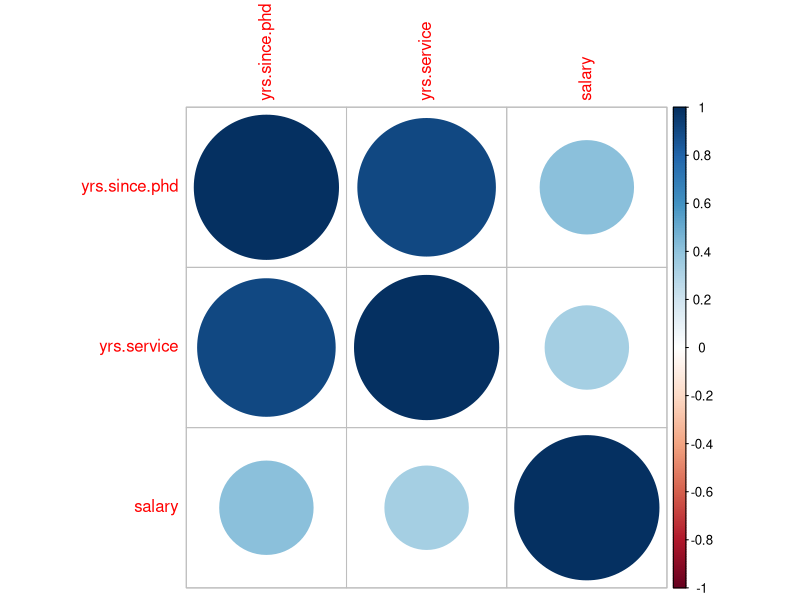
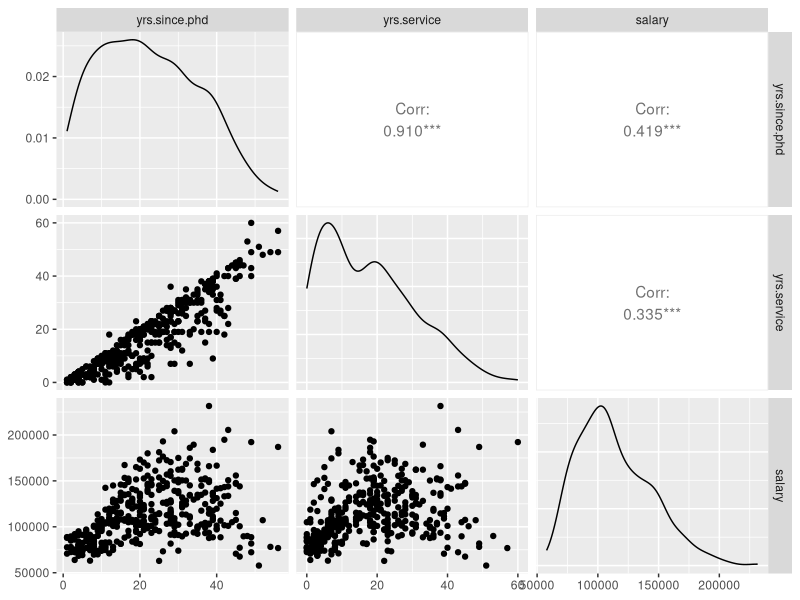
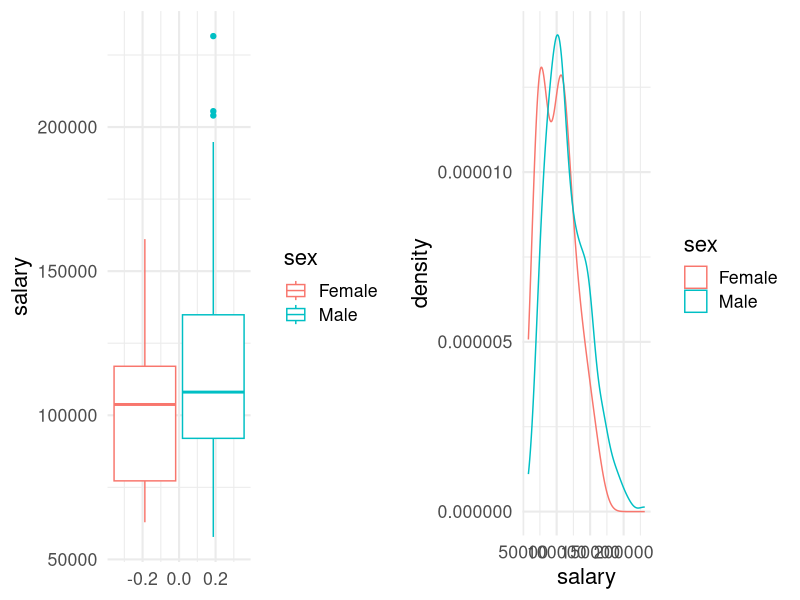
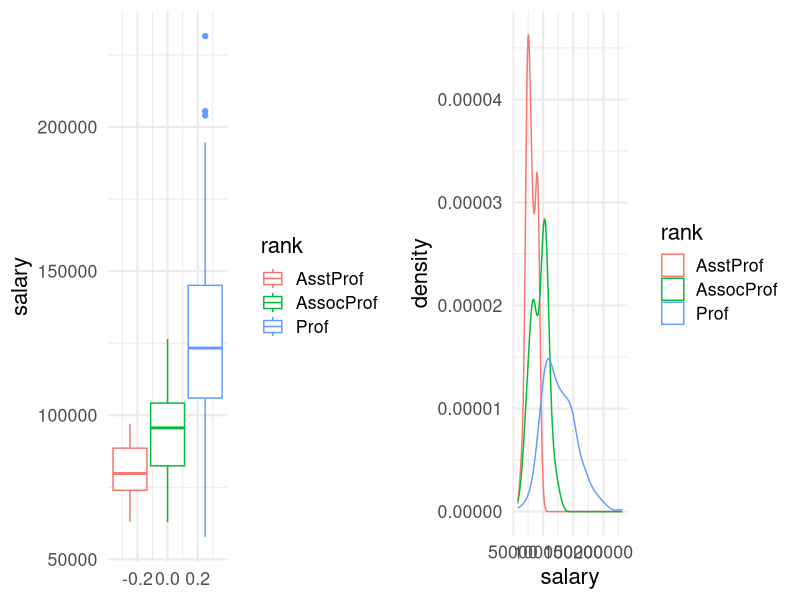
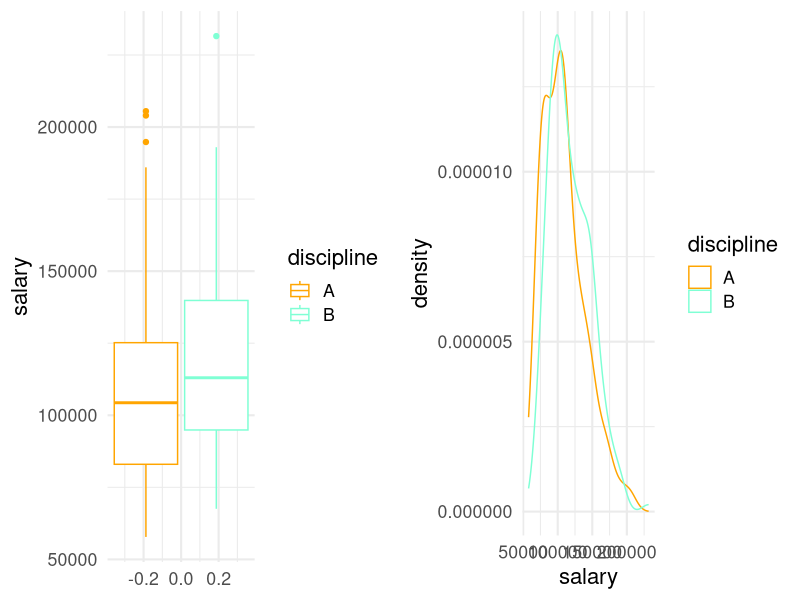

R code for these plots, in order:
## ---- chunk 1
knitr::opts_chunk$set(echo = TRUE)
## ---- chunk 2
library(carData)
library(data.table)
data(Salaries)

df<-data.table(Salaries)

str(df)
head(df,5)

## ---- chunk 3
summary(df[, names(df)[sapply(df, is.numeric)], with=F])
summary(df[, names(df)[sapply(df, is.factor)], with=F])
## ---- chunk 4
library(corrplot)
m<-cor(df[, names(df)[sapply(df, is.numeric)], with=F]); m
corrplot(m)
## ---- chunk 5
library(GGally)
ggpairs(df[, names(df)[sapply(df, is.numeric)], with=F])
## ---- chunk 6
library(ggplot2)
theme_set(theme_minimal(base_size=16))
options(scipen = 999)
library(gridExtra)
p1<-ggplot(df, aes(y=salary,colour=sex))+geom_boxplot()
p2<-ggplot(df, aes(x=salary,colour=sex))+geom_density()

grid.arrange(p1,p2, ncol=2)

## ---- chunk 7
print('Salary Quantiles for Males')
round(quantile(df[sex=='Male']$salary, prob=seq(0,1,0.2)))
print('Salary Quantiles for Females')
round(quantile(df[sex=='Female']$salary, probs=seq(0,1,0.2)))
## ---- chunk 8
print(t.test(x=df[sex=='Male']$salary,
             y=df[sex=='Female']$salary))
## ---- chunk 9
p1<-ggplot(df, aes(y=salary,colour=rank))+geom_boxplot()
p2<-ggplot(df, aes(x=salary,colour=rank))+geom_density()
grid.arrange(p1,p2, ncol=2)

p1<-ggplot(df, aes(y=salary,colour=discipline))+geom_boxplot()+scale_color_manual(values = c('orange','aquamarine'))
p2<-ggplot(df, aes(x=salary,colour=discipline))+geom_density()+scale_color_manual(values = c('orange','aquamarine'))

grid.arrange(p1,p2, ncol=2)

## ---- chunk 10
lm1<-lm(salary~yrs.since.phd+sex, data=df)

print(summary(lm1))

